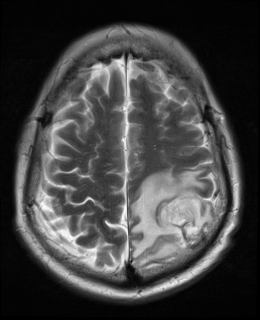
%> input picture backend/octave/upload/preview.png, 260 x 320 px
$ octave img_segment_mr_t2.m   (GNU Octave 9; MATLAB toolbox functions it lacks are replaced by stand-ins)
%> lines starting %> are read from the running program, lines starting %| are printed output that depends on the picture; in (x1, y1, x2, y2) boxes, pixels count from 0 and x2, y2 are one past the last pixel; in counts of white or black regions, pixels touching at a corner belong together; the program's own positions count from 1
pkg load image;
pkg load statistics;

function Z = img_convex_hull(I)
	k = 0;
	[n, m] = size(I);
	for i = 1 : n
		for j = 1 : m
			if(I(i, j))
				k += 1; X(k) = j; Y(k) = i;
			endif
		endfor
	endfor
	H = convhull(X, Y);
	Z = zeros(n, m);
	for i = 2 : length(H)
		Z(Y(H(i)), X(H(i))) = 1;
		x1 = X(H(i-1));
		y1 = Y(H(i-1));
		x2 = X(H(i));
		y2 = Y(H(i));
		a = double(y2) - double(y1);
		b = double(x2) - double(x1);
		c = b * double(y1) - a * double(x1);
		lx = min(x1, x2) + 1;
		ly = min(y1, y2) + 1;
		rx = max(x1, x2) - 1;
		ry = max(y1, y2) - 1;
		if(lx <= rx)
			for x = lx : rx
				y = round((c + a * double(x)) / b);
				Z(y, x) = 1;
			endfor
		endif
		if(ly <= ry)
			for y = ly : ry
				x = round((c - b * double(y)) / -a);
				Z(y, x) = 1;
			endfor
		endif
	endfor
	Z = imfill(Z, "holes");
endfunction

function Area = img_area(img_tumor)
	ar = sum(sum(img_tumor));
	ar = sqrt(ar);
	Area = ar*0.264;
end

function sz = size_structuring_element(I)
	[n, m] = size(I);
	sz = floor(sqrt(min(n, m)) / 2);
endfunction

function [A, M] = img_clean_background(I, size)
	M = imfill(I, "holes");
	M = im2bw(M, double(max(max(I))) * 0.08 / 255);
	M = imopen(M, strel("ball", size, 0));
	A = I .* M;
endfunction

function [A, M] = img_remove_skull(I, S, sz)
	M1 = (255 - I) .* S;
	N = (1 - im2bw(M1, 0.83)) .* S;
  	N = imerode(N, strel("ball", 2, 0));
	M = (1 - im2bw(M1, (double(max(max(M1))) * 0.77) / 255)) .* S;
	M = imerode(M, strel("ball", 2, 0));
	M = imdilate(M, strel("ball", 1, 0));
	M = ((1 - M) .* S);
	C = img_convex_hull(M);
	C = imerode(C, strel("ball", sz, 0));
	N = img_convex_hull(M .* C);
	M = (255 - I) .* N;
	R = (1 - im2bw(M, 0.85)) .* N;
	M = (1 - im2bw(M, (double(max(max(M))) * 0.8) / 255)) .* N;
  	M = imopen(M, strel("ball", 1, 0));
	M = imclose(M, strel("ball", 2, 0));
	M = imfill(M, "holes");
	N = imopen(M, strel("ball", sz, 0));
	N = imclose(N, strel("ball", sz, 0));
	M = imfill(N, "holes");
	A = I .* M;
endfunction

function bw2 = img_segment(imagen_Original)
    [f, c] = size(imagen_Original);
    i1 = img_enhancement(imagen_Original, 9);
    im = imadjust(i1, [0.6,0.75]);
    %%%%%%%%%%%%%%%%%%%%%%%%%%%% Segmentation k-means %%%%%%%%%%%%%%%%%%%%%%%%%
    imData = reshape(double(imagen_Original + im),[],1);
    [idx,centers] = kmeans(imData,4);
    imidx = reshape(idx,size(imagen_Original));
    centers = sort(centers);
    T1 = centers(4) - ((centers(4) - centers(3))/2);
	im = im2bw(imagen_Original, T1 / 255);
    %%%%%%%%%%%%%%%%%%%%%%%%%%%%%%%%%%%%%%%%%%%%%%%%%%%%%%%%%%%%%%%%%%%%%%%%%%%
    bw2 = imerode(im, strel('disk', 3, 0));
    bw2 = imdilate(bw2,strel('disk', 3, 0));
    im3 = bw2;
    CC = bwconncomp(im3);
    numPixels = cellfun(@numel,CC.PixelIdxList);
    [biggest,idx] = max(numPixels);
    im3(CC.PixelIdxList{idx}) = 0;
    bw2 = bw2 - im3;
end

function A = img_enhancement(I, n)
  background = imopen(I, strel("disk", n, 0));
  I2 = I - background;
  I3 = imadjust(I2);
  A = I - I3;
end

I0 = imread("octave/upload/preview.png");
%> I0 is the input picture: size 320x260 uint8; min 0, max 255, mean 66.3

sz = size_structuring_element(I0);
%> sz = 8

[I1, M1] = img_clean_background(I0, sz);
%> in img_clean_background, `M = im2bw(M, double(max(max(I))) * 0.08 / 255);`:
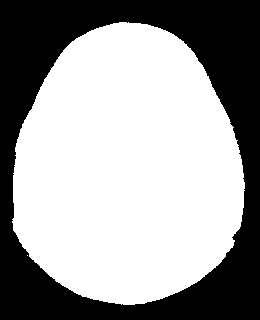
%> M: size 320x260 logical; 61.5% white; 1 black region, box (x1, y1, x2, y2) and area: (0, 0, 260, 320) 32069
%> in img_clean_background, `M = imopen(M, strel("ball", size, 0));`: M: size 320x260 logical; 61.4% white; 1 black region, box (x1, y1, x2, y2) and area: (0, 0, 260, 320) 32119
[I2, M2] = img_remove_skull(I1, M1, sz);
%> in img_remove_skull, `M1 = (255 - I) .* S;`:
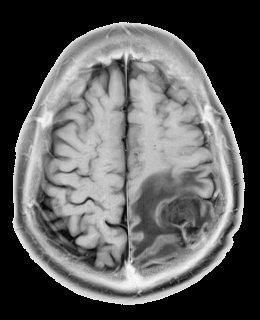
%> M1: size 320x260 uint8; min 0, max 254, mean 92.1
%> in img_remove_skull, `N = (1 - im2bw(M1, 0.83)) .* S;`: N: size 320x260 double; values 0 (black) and 1 (white), 56.9% white; 40 black regions (30 under 20 px), largest, box (x1, y1, x2, y2) and area: (0, 0, 260, 320) 33832, (99, 153, 232, 289) 1194, (200, 104, 216, 135) 162
%> in img_remove_skull, `N = imerode(N, strel("ball", 2, 0));`: N: size 320x260 double; values 0 (black) and 1 (white), 52.4% white; 16 black regions, largest, box (x1, y1, x2, y2) and area: (0, 0, 260, 320) 35318, (88, 102, 234, 291) 2545, (96, 47, 160, 64) 438
%> in img_remove_skull, `M = (1 - im2bw(M1, (double(max(max(M1))) * 0.77) / 255)) .* S;`: M: size 320x260 double; values 0 (black) and 1 (white), 51.6% white; 147 black regions (121 under 20 px), largest, box (x1, y1, x2, y2) and area: (0, 0, 260, 320) 34686, (76, 84, 233, 290) 2064, (24, 53, 87, 208) 958
%> in img_remove_skull, `M = imerode(M, strel("ball", 2, 0));`: M: size 320x260 double; values 0 (black) and 1 (white), 42.2% white; 5 white regions (4 under 20 px), largest, box (x1, y1, x2, y2) and area: (17, 26, 240, 299) 35121
%> in img_remove_skull, `M = imdilate(M, strel("ball", 1, 0));`: M: size 320x260 double; values 0 (black) and 1 (white), 46.5% white; 3 white regions (2 under 20 px), largest, box (x1, y1, x2, y2) and area: (16, 25, 241, 300) 38641
%> in img_remove_skull, `M = ((1 - M) .* S);`:
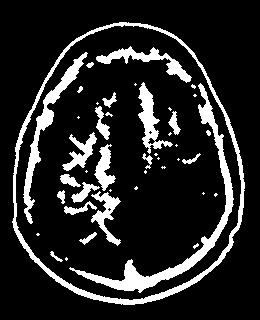
%> M: size 320x260 double; values 0 (black) and 1 (white), 14.9% white; 44 white regions (22 under 20 px), largest, box (x1, y1, x2, y2) and area: (12, 22, 245, 305) 3300, (69, 83, 234, 293) 2786, (23, 52, 88, 224) 1469
%> after the loop in img_convex_hull, `for i = 1 : n`: k = 12430
%> in img_convex_hull, `H = convhull(X, Y);`: H = 74 values, max 12430 at index 58, min 1 at index 21, mean 6191.1
%> the loop in img_convex_hull, `for i = 2 : length(H)` made 73 passes
%> (x1, y1, x2, y2, a, b, c, lx) on passes 1 to 12: (13, 222, 14, 174, -48, 1, 846, 14), (14, 174, 16, 148, -26, 2, 712, 15), (16, 148, 17, 144, -4, 1, 212, 17), (17, 144, 20, 134, -10, 3, 602, 18), (20, 134, 21, 131, -3, 1, 194, 21), (21, 131, 23, 126, -5, 2, 367, 22), (23, 126, 37, 97, -29, 14, 2431, 24), (37, 97, 46, 79, -18, 9, 1539, 38), (46, 79, 52, 69, -10, 6, 934, 47), (52, 69, 57, 61, -8, 5, 761, 53), (57, 61, 61, 55, -6, 4, 586, 58), (61, 55, 64, 51, -4, 3, 409, 62)
%> after the loop in img_convex_hull, `for i = 2 : length(H)`:
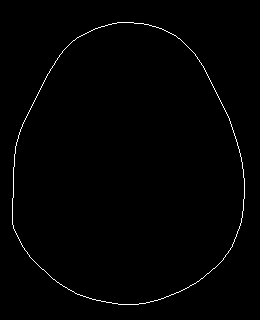
%> Z: size 320x260 double; values 0 (black) and 1 (white), 0.89% white in thin lines or dots, all inside (x1, y1, x2, y2) = (12, 22, 245, 305)
%> after the loop in img_convex_hull, `for i = 2 : length(H)`: x = 14; y = 227
%> in img_convex_hull, `Z = imfill(Z, "holes");`: Z: size 320x260 double; values 0 (black) and 1 (white), 61.8% white; 1 black region, box (x1, y1, x2, y2) and area: (0, 0, 260, 320) 31745
%> in img_remove_skull, `C = imerode(C, strel("ball", sz, 0));`:
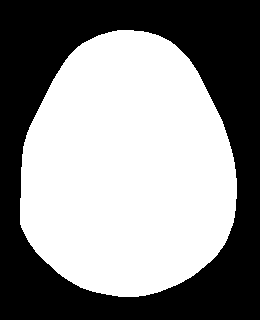
%> C: size 320x260 double; values 0 (black) and 1 (white), 54.5% white; 1 black region, box (x1, y1, x2, y2) and area: (0, 0, 260, 320) 37891
%> after the loop in img_convex_hull (call 2), `for i = 1 : n`: k = 9130
%> in img_convex_hull (call 2), `H = convhull(X, Y);`: H = 44 values, max 9130 at index 20, min 1 at index 2, mean 5143.7
%> the loop in img_convex_hull (call 2), `for i = 2 : length(H)` made 43 passes
%> (x1, y1, x2, y2, a, b, c, lx) on passes 1 to 2: (86, 53, 131, 47, -6, 45, 2901, 87), (131, 47, 154, 48, 1, 23, 950, 132)
%> (x1, y1, x2, y2, a, b, c) on pass 3: (154, 48, 167, 54, 6, 13, -300)
%> after the loop in img_convex_hull (call 2), `for i = 2 : length(H)`:
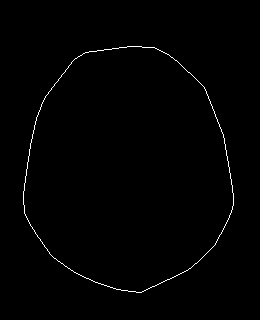
%> Z: size 320x260 double; values 0 (black) and 1 (white), 0.78% white in thin lines or dots, all inside (x1, y1, x2, y2) = (23, 46, 234, 293)
%> in img_convex_hull (call 2), `Z = imfill(Z, "holes");`: Z: size 320x260 double; values 0 (black) and 1 (white), 48.2% white; 1 white region, box (x1, y1, x2, y2) and area: (23, 46, 234, 293) 40124
%> in img_remove_skull, `R = (1 - im2bw(M, 0.85)) .* N;`: R: size 320x260 double; values 0 (black) and 1 (white), 46.3% white; 3 white regions (2 under 20 px), largest, box (x1, y1, x2, y2) and area: (23, 46, 234, 293) 38552
%> in img_remove_skull, `M = (1 - im2bw(M, (double(max(max(M))) * 0.8) / 255)) .* N;`: M: size 320x260 double; values 0 (black) and 1 (white), 44.8% white; 3 white regions (2 under 20 px), largest, box (x1, y1, x2, y2) and area: (23, 46, 234, 293) 37236
%> in img_remove_skull, `M = imopen(M, strel("ball", 1, 0));`: M: size 320x260 double; values 0 (black) and 1 (white), 44.2% white; 14 white regions (8 under 20 px), largest, box (x1, y1, x2, y2) and area: (23, 46, 230, 282) 36515, (131, 285, 153, 293) 79, (154, 276, 173, 286) 66, (90, 278, 104, 285) 32, (28, 147, 33, 158) 26, (226, 211, 232, 221) 24
%> in img_remove_skull, `M = imclose(M, strel("ball", 2, 0));`: M: size 320x260 double; values 0 (black) and 1 (white), 45.1% white; 6 white regions (3 under 20 px), largest, box (x1, y1, x2, y2) and area: (23, 46, 232, 285) 37311, (131, 276, 173, 293) 149, (208, 241, 217, 251) 26
%> in img_remove_skull, `M = imfill(M, "holes");`: M: size 320x260 double; values 0 (black) and 1 (white), 45.9% white; 6 white regions (3 under 20 px), largest, box (x1, y1, x2, y2) and area: (23, 46, 232, 285) 38010, (131, 276, 173, 293) 149, (208, 241, 217, 251) 26
%> in img_remove_skull, `N = imopen(M, strel("ball", sz, 0));`: N: size 320x260 double; values 0 (black) and 1 (white), 45.3% white; 1 white region, box (x1, y1, x2, y2) and area: (23, 46, 228, 282) 37726
%> in img_remove_skull, `N = imclose(N, strel("ball", sz, 0));`: N: size 320x260 double; values 0 (black) and 1 (white), 45.5% white; 1 white region, box (x1, y1, x2, y2) and area: (23, 46, 228, 282) 37820
%> in img_remove_skull, `A = I .* M;`:
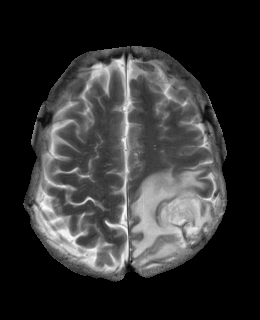
%> A: size 320x260 uint8; min 0, max 255, mean 49.6
%> (the run ends here)
